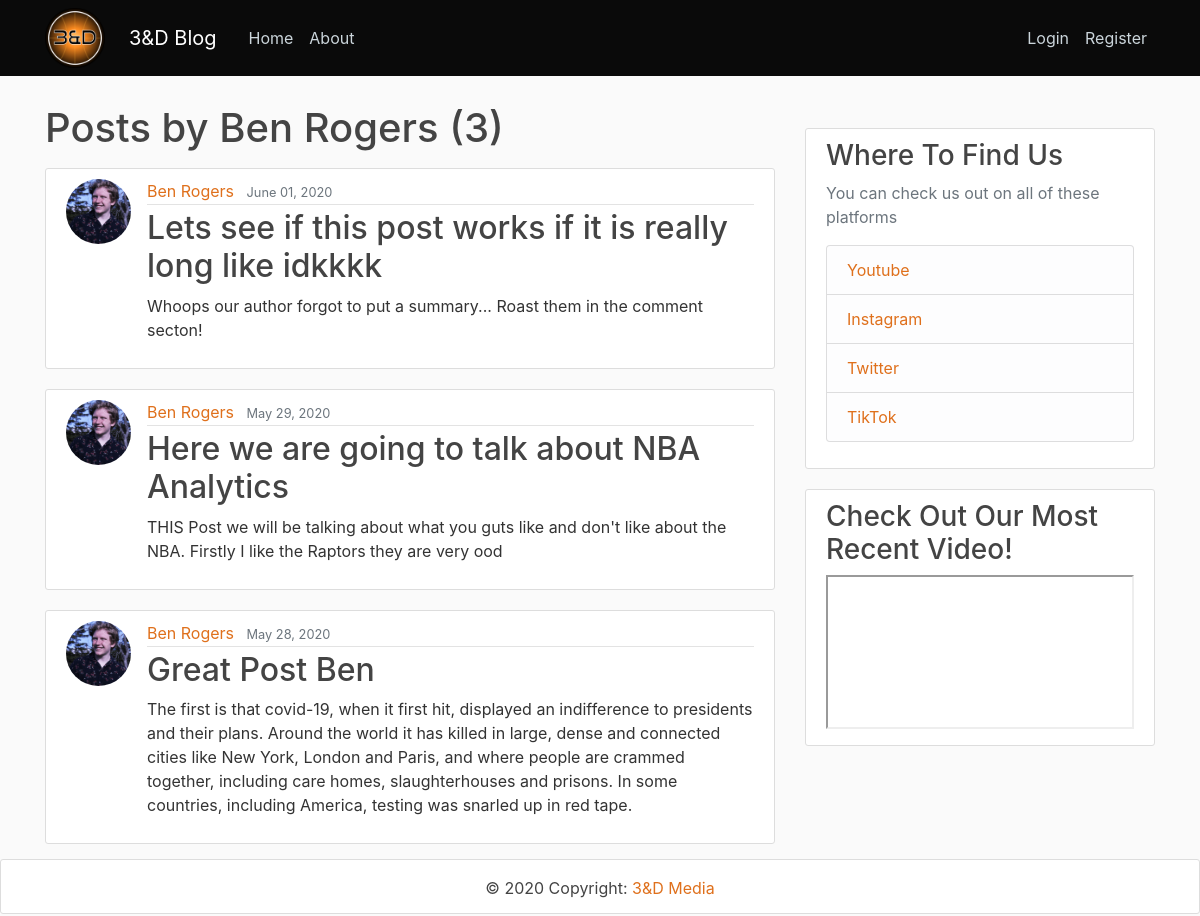
Page /user/benrogers on the committed database.
### users/models.py (models this page shows, shortened)
class Account(AbstractBaseUser):
    email = models.EmailField(verbose_name="email", max_length=60, unique=True)
    username = models.CharField(max_length=25, unique=True)
    date_joined = models.DateTimeField(verbose_name='date_joined', auto_now_add=True)
    last_login = models.DateTimeField(verbose_name='last_login', auto_now=True)
    is_admin = models.BooleanField(default=False)
    is_active = models.BooleanField(default=True)
    is_staff = models.BooleanField(default=False)
    is_superuser = models.BooleanField(default=False)
    display_name = models.CharField(max_length=25)
    is_author = models.BooleanField(default=False)
    USERNAME_FIELD = 'username'
    objects = MyAccountManager()
    REQUIRED_FIELDS = ['email', ]

class Profile(models.Model):
    user = models.OneToOneField(Account, on_delete=models.CASCADE)
    image = models.ImageField(default='logo.png', upload_to='profile_pics')

### blog/models.py (models this page shows, shortened)
class Post(models.Model):
    title = models.CharField(max_length = 100)
    summary = models.TextField(default="Whoops our author forgot to put a summary... Roast them in the comment secton!")
    content = RichTextUploadingField()
    date_posted = models.DateTimeField(default = timezone.now)
    author = models.ForeignKey(settings.AUTH_USER_MODEL, on_delete=models.CASCADE)
    hit_count = models.PositiveIntegerField(default = 0)
    image_width = models.IntegerField(default=2560)
    image_height = models.IntegerField(default=1440)
    header_image = models.ImageField(
        default = "default_header.png",
        upload_to="blog_headers",
        width_field="image_width",
        height_field="image_height",
    )

### blog/views.py (the view)
# urls.py: path('user/<str:username>',  UserPostListView.as_view(), name='user-posts'),
class UserPostListView(ListView):
    def __init__(self):
        display_name = ""
    model = Post
    template_name = 'blog/user_posts.html'
    context_object_name = 'posts'
    paginate_by = 10
    def get_queryset(self):
        user = get_object_or_404(get_user_model(), username = self.kwargs.get('username'))
        self.display_name = user.display_name
        return Post.objects.filter(author=user).order_by('-date_posted')

### blog/templates/blog/user_posts.html (shortened to what this page needs)
{% extends "blog/base_with_sidebar.html" %}
{% block content %}
    <h1 class="mb-3"> Posts by {{ view.display_name }} ({{ page_obj.paginator.count }}) </h1>
    {% for post in posts %}
        <article class="media content-section">
          <img class="rounded-circle article-img" src="{{ post.author.profile.image.url }}">
            <div class="media-body">
              <div class="article-metadata">
                <a class="mr-2" href="{% url 'user-posts' post.author.username %}">{{ post.author.display_name }}</a>
                <small class="text-muted">{{ post.date_posted|date:"F d, Y" }}</small>
              </div>
              <h2><a class="article-title" href="{% url 'post-detail' post.id %}">{{ post.title }}</a></h2>
              <p class="article-content">{{ post.summary }}</p>
            </div>
          </article>
    {% endfor %}
{% endblock content %}

### blog/static/blog/main.css (style rules this page uses)
body { background: #fafafa; color: #333333; margin-top: 5rem; min-height: 100%; position: relative; min-height: 100vh; padding-bottom: 4 rem; margin-bottom: 6 rem; }
a { color: #df701c; }
h1, h2, h3, h4, h5, h6 { color: #444444; }
body::after { content: ''; display: block; height: 50px; }
.content-section { background: #ffffff; padding: 10px 20px; border: 1px solid #dddddd; border-radius: 3px; margin-bottom: 20px; }
.article-title { color: #444444; }
.article-content { white-space: pre-line; }
.article-img { height: 65px; width: 65px; margin-right: 16px; }
.article-metadata { padding-bottom: 1px; margin-bottom: 4px; border-bottom: 1px solid #e3e3e3 }

### rows in the picture
Account: display_name "Ben Rogers"
Post: author.profile.image (picture), author.display_name "Ben Rogers", date_posted "June 01, 2020", title "Lets see if this post works if it is really long like idkkkk", summary "Whoops our author forgot to put a summary... Roast them in the comment secton!"
Post: author.profile.image (picture), author.display_name "Ben Rogers", date_posted "May 29, 2020", title "Here we are going to talk about NBA Analytics", summary "THIS Post we will be talking about what you guts like and don't like about the NBA. Firstly I like the Raptors they are very ood"
Post: author.profile.image (picture), author.display_name "Ben Rogers", date_posted "May 28, 2020", title "Great Post Ben", summary "The first is that covid-19, when it first hit, displayed an indifference to presidents and their plans. Around the world it has killed in large, dense and connected cities like New York, London and Paris, and where people are crammed together, including care homes, slaughterhouses and prisons. In some countries, including America, testing was snarled up in red tape."

### other values in the picture
{{ page_obj.paginator.count }} "3"
